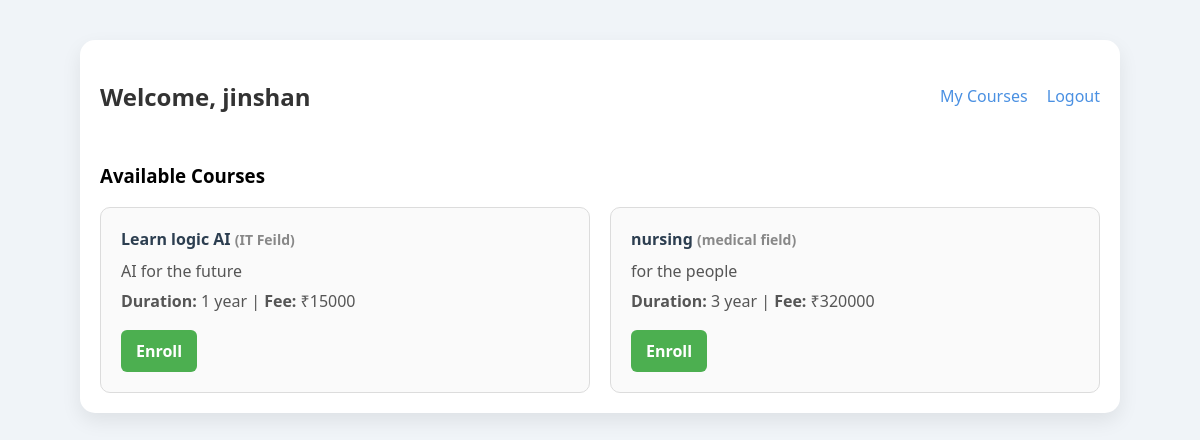
The app's page /student-dashboard (signed in) with its own data.
### tables this page shows
CREATE TABLE courses (
                        id INTEGER PRIMARY KEY,
                        name TEXT,
                        description TEXT,
                        duration TEXT,
                        fee INTEGER,
                        category_id INTEGER,
                        FOREIGN KEY (category_id) REFERENCES categories(id));

CREATE TABLE categories (
                        id INTEGER PRIMARY KEY,
                        name TEXT);

### app.py (the view)
@app.route('/student-dashboard')
def student_dashboard():
    if 'student_id' not in session:
        return redirect(url_for('login'))
    with get_db() as conn:
        courses = conn.execute("SELECT courses.*, categories.name as category FROM courses LEFT JOIN categories ON courses.category_id = categories.id").fetchall()
    return render_template('student_dashboard.html', courses=courses)

### app.py (called while the page is built)
def get_db():
    conn = sqlite3.connect(DATABASE)
    conn.row_factory = sqlite3.Row
    return conn

### templates/student_dashboard.html (shortened to what this page needs)
<!DOCTYPE html>
<html lang="en">
<head>
  <link rel="stylesheet" href="{{ url_for('static', filename='style5.css') }}">
</head>
<body class="dashboard-page">
  <div class="dashboard-container">
    <header>
      <h2>Welcome, {{ session['student_name'] }}</h2>
      <nav>
        <a href="/my-courses">My Courses</a>
        <a href="/logout">Logout</a>
      </nav>
    </header>
    <section>
      <h3>Available Courses</h3>
      <div class="courses-grid">
        {% for course in courses %}
          <div class="course-card">
            <h4>{{ course['name'] }} <span class="category">({{ course['category'] }})</span></h4>
            <p>{{ course['description'] }}</p>
            <p><strong>Duration:</strong> {{ course['duration'] }} | <strong>Fee:</strong> ₹{{ course['fee'] }}</p>
            <a class="enroll-btn" href="/enroll/{{ course['id'] }}">Enroll</a>
          </div>
        {% endfor %}
      </div>
    </section>
  </div>
</body>
</html>

### static/style5.css (style rules this page uses)
body { margin: 0; padding: 0; font-family: 'Segoe UI', Tahoma, Geneva, Verdana, sans-serif; background: #f0f4f8; }
.dashboard-container { max-width: 1000px; margin: 40px auto; padding: 20px; background: white; border-radius: 15px; box-shadow: 0px 8px 20px rgba(0, 0, 0, 0.08); }
header { display: flex; justify-content: space-between; align-items: center; flex-wrap: wrap; margin-bottom: 30px; }
header h2 { color: #333; }
nav a { text-decoration: none; margin-left: 15px; color: #4a90e2; font-weight: 500; }
.courses-grid { display: grid; grid-template-columns: repeat(auto-fit, minmax(280px, 1fr)); gap: 20px; }
.course-card { border: 1px solid #dcdcdc; padding: 20px; border-radius: 10px; background: #fafafa; transition: box-shadow 0.3s ease; }
.course-card h4 { margin: 0 0 10px; color: #2c3e50; }
.category { font-size: 14px; color: #888; }
.course-card p { margin: 8px 0; color: #555; }
.enroll-btn { display: inline-block; margin-top: 10px; padding: 10px 15px; background-color: #4caf50; color: white; border-radius: 6px; text-decoration: none; font-weight: bold; }

### records on screen
courses: name "Learn logic AI", category "IT Feild", description "AI for the future", duration "1 year", fee "15000"
courses: name "nursing", category "medical field", description "for the people", duration "3 year", fee "320000"

### other values on screen
{{ session['student_name'] }} "jinshan"
